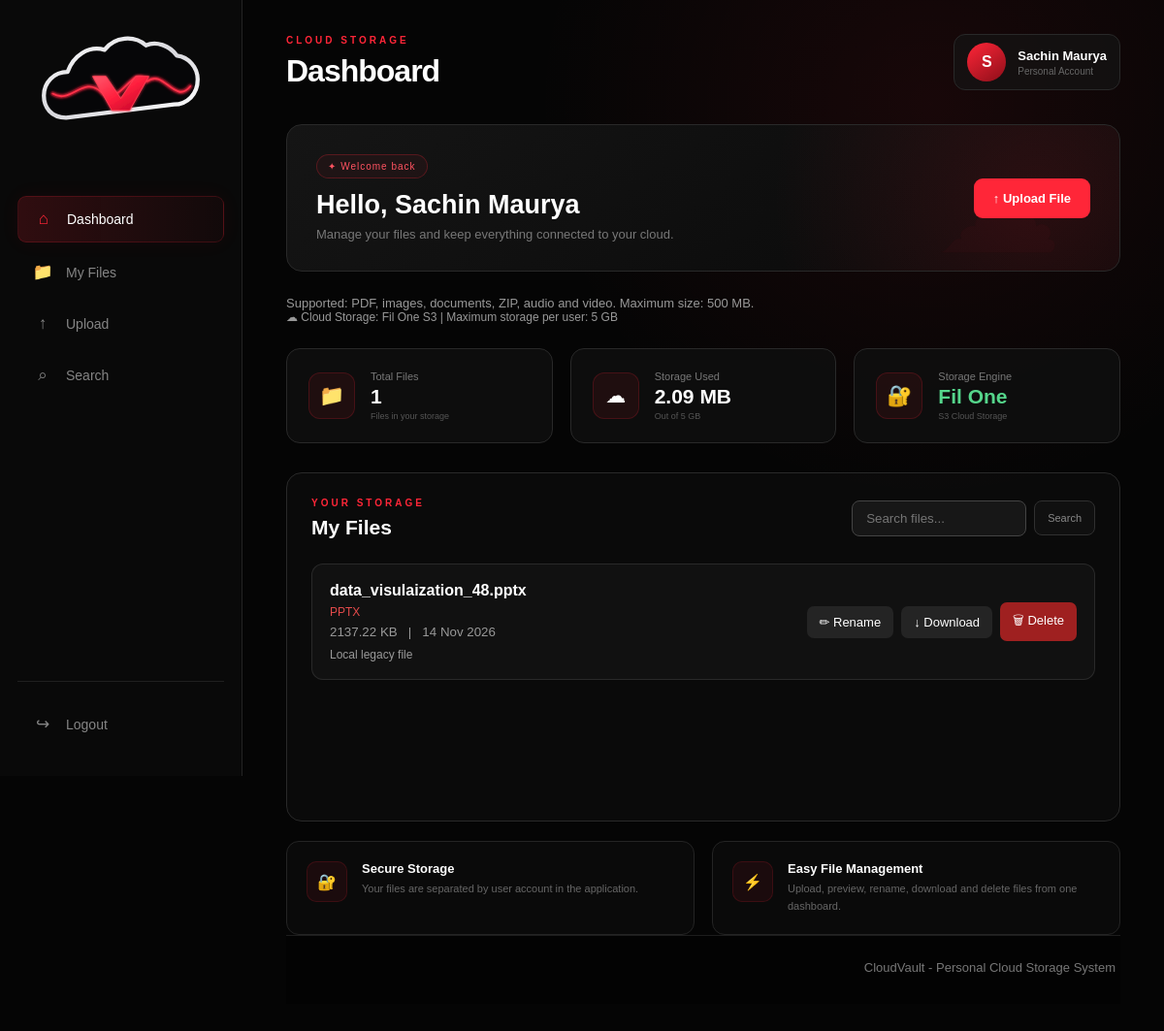
The page /dashboard (signed in) on the database its author committed.
### app.py (models this page shows)
class CloudFile(db.Model):
    id = db.Column(db.Integer, primary_key=True)
    user_id = db.Column(db.Integer, db.ForeignKey("user.id"), nullable=False)
    original_name = db.Column(db.String(255), nullable=False)
    stored_name = db.Column(db.String(255), unique=True, nullable=False)
    file_size = db.Column(db.Integer, nullable=False)
    content_type = db.Column(db.String(120))
    uploaded_at = db.Column(db.DateTime, default=datetime.utcnow)

### app.py (the view)
@app.route("/dashboard")
def dashboard():
    if "user_id" not in session:
        return redirect(url_for("login"))
    user_id = session["user_id"]
    files = CloudFile.query.filter_by(
        user_id=user_id
    ).order_by(CloudFile.uploaded_at.desc()).all()
    total_files = len(files)
    total_storage = db.session.query(
        func.coalesce(func.sum(CloudFile.file_size), 0)
    ).filter(
        CloudFile.user_id == user_id
    ).scalar()
    search_query = request.args.get("q", "").strip()
    if search_query:
        files = CloudFile.query.filter(
            CloudFile.user_id == user_id,
            CloudFile.original_name.ilike(f"%{search_query}%")
        ).order_by(CloudFile.uploaded_at.desc()).all()
    return render_template(
        "dashboard.html",
        user_name=session["user_name"],
        files=files,
        total_files=total_files,
        total_storage=total_storage,
        search_query=search_query
    )

### templates/dashboard.html (shortened to what this page needs)
<!DOCTYPE html>
<html lang="en">
<head>
    <link rel="stylesheet"
          href="{{ url_for('static', filename='css/style.css') }}">
</head>
<body class="dashboard-page">
<aside class="dashboard-sidebar">
    <div class="dashboard-logo">
        <img src="{{ url_for('static', filename='images/cloudvault-logo.svg') }}"
             alt="CloudVault Logo"
             class="dashboard-cloudvault-logo">
    </div>
    <nav class="dashboard-nav">
        <a href="{{ url_for('dashboard') }}"
           class="dashboard-nav-item active">
            <span>⌂</span> Dashboard
        </a>
        <a href="#my-files" class="dashboard-nav-item">
            <span>📁</span> My Files
        </a>
        <a href="#upload-section" class="dashboard-nav-item">
            <span>↑</span> Upload
        </a>
        <a href="#my-files" class="dashboard-nav-item">
            <span>⌕</span> Search
        </a>
    </nav>
    <div class="sidebar-bottom">
        <a href="{{ url_for('logout') }}"
           class="dashboard-nav-item logout-link">
            <span>↪</span> Logout
        </a>
    </div>
</aside>
<main class="dashboard-main">
    <header class="dashboard-header">
        <div>
            <span class="dashboard-label">CLOUD STORAGE</span>
            <h1>Dashboard</h1>
        </div>
        <div class="dashboard-user">
            <div class="user-avatar">
                {{ user_name[0]|upper }}
            </div>
            <div class="user-info">
                <strong>{{ user_name }}</strong>
                <span>Personal Account</span>
            </div>
        </div>
    </header>
    <section class="dashboard-welcome">
        <div>
            <span class="welcome-badge">✦ Welcome back</span>
            <h2>Hello, {{ user_name }}</h2>
            <p>
                Manage your files and keep everything
                connected to your cloud.
            </p>
        </div>
        <button type="button"
                class="dashboard-upload-btn"
                onclick="document.getElementById('fileInput').click()">
            ↑ Upload File
        </button>
    </section>
    <section id="upload-section" style="margin: 25px 0;">
        <p class="upload-message">
            Supported: PDF, images, documents, ZIP, audio and video.
            Maximum size: 500 MB.
        </p>
        <p class="storage-note">
            ☁ Cloud Storage: Fil One S3
            | Maximum storage per user: 5 GB
        </p>
    </section>
    <section class="dashboard-stats">
        <div class="dashboard-stat-card">
            <div class="stat-icon">📁</div>
            <div>
                <span>Total Files</span>
                <strong>{{ total_files }}</strong>
                <small>Files in your storage</small>
            </div>
        </div>
        <div class="dashboard-stat-card">
            <div class="stat-icon cloud-stat">☁</div>
            <div>
                <span>Storage Used</span>
                <strong>
                    {{ (total_storage / 1048576)|round(2) }} MB
                </strong>
                <small>Out of 5 GB</small>
            </div>
        </div>
        <div class="dashboard-stat-card">
            <div class="stat-icon secure-stat">🔐</div>
            <div>
                <span>Storage Engine</span>
                <strong class="cloud-status">Fil One</strong>
                <small>S3 Cloud Storage</small>
            </div>
        </div>
    </section>
    <section class="files-section" id="my-files">
        <div class="files-section-header">
            <div>
                <span class="dashboard-label">YOUR STORAGE</span>
                <h2>My Files</h2>
            </div>
            <div class="file-actions">
                <form action="{{ url_for('dashboard') }}"
                      method="GET">
                    <input type="search"
                           name="q"
                           class="file-search-input"
                           placeholder="Search files..."
                           value="{{ search_query }}">
                    <button type="submit" class="search-btn">
                        Search
                    </button>
                </form>
            </div>
        </div>
        {% if files %}
            <div class="file-list">
                {% for file in files %}
                    {% set ext = file.original_name.rsplit('.', 1)[-1].lower() %}
                    <div class="file-item">
                        <div class="file-details">
                            <strong>{{ file.original_name }}</strong>
                            <span class="file-type">
                                {{ ext }}
                            </span>
                            <small>
                                {{ (file.file_size / 1024)|round(2) }} KB
                                &nbsp; | &nbsp;
                                {{ file.uploaded_at.strftime('%d %b %Y') }}
                            </small>
                            <span class="file-info">
                                {% if file.stored_name.startswith('cloud/') %}
                                    ☁ Stored in Fil One
                                {% else %}
                                    Local legacy file
                                {% endif %}
                            </span>
                        </div>
                        <div class="file-buttons">
                            <button type="button"
                                    class="rename-action"
                                    onclick='renameFile({{ file.id }}, {{ file.original_name|tojson }})'>
                                ✏ Rename
                            </button>
                            <a href="{{ url_for('download_file', file_id=file.id) }}"
                               class="download-action">
                                ↓ Download
                            </a>
                            <form action="{{ url_for('delete_file', file_id=file.id) }}"
                                  method="POST"
                                  onsubmit="return confirm('Are you sure you want to delete this file?');">
                                <button type="submit"
                                        class="delete-action">
                                    🗑 Delete
                                </button>
                            </form>
                        </div>
                    </div>
                {% endfor %}
            </div>
        {% endif %}
    </section>
    <section class="dashboard-info">
        <div class="info-card">
            <div class="info-icon">🔐</div>
            <div>
                <h3>Secure Storage</h3>
                <p>
                    Your files are separated by user account
                    in the application.
                </p>
            </div>
        </div>
        <div class="info-card">
            <div class="info-icon">⚡</div>
            <div>
                <h3>Easy File Management</h3>
                <p>
                    Upload, preview, rename, download and delete
                    files from one dashboard.
                </p>
            </div>
        </div>
    </section>
    <footer class="dashboard-footer">
        <p>CloudVault - Personal Cloud Storage System</p>
    </footer>
</main>
</body>
</html>

### templates/dashboard.html (style rules this page uses)
.file-actions form { display: flex; gap: 8px; flex-wrap: wrap; }
.file-search-input { padding: 10px 14px; border: 1px solid #444; border-radius: 8px; background: #171717; color: white; width: 180px; }
.file-list { display: grid; gap: 12px; margin-top: 24px; }
.file-item { display: flex; align-items: center; justify-content: space-between; gap: 15px; flex-wrap: wrap; padding: 18px; border: 1px solid rgba(255,255,255,0.1); border-radius: 12px; background: rgba(255,255,255,0.03); }
.file-details { display: flex; flex-direction: column; gap: 6px; min-width: 0; }
.file-details strong { overflow-wrap: anywhere; }
.file-details small { color: #999; }
.file-buttons { display: flex; gap: 8px; align-items: center; flex-wrap: wrap; }
.file-buttons a, .file-buttons button { padding: 9px 13px; border-radius: 7px; text-decoration: none; cursor: pointer; border: none; font-size: 13px; display: inline-block; }
.view-action, .download-action, .rename-action { background: #242424; color: white; }
.delete-action { background: #9f2020; color: white; }
.file-type { color: #e34b4b; font-size: 12px; text-transform: uppercase; }
.upload-message { color: #999; font-size: 13px; margin-top: 10px; }
.storage-note { color: #999; font-size: 12px; }
.cloud-status { color: #55d68b; }
.file-info { color: #999; font-size: 12px; margin-top: 3px; }

### rows shown on the page
CloudFile: original_name "data_visulaization_48.pptx", ext "PPTX", (file.file_size/1024)|round(2) "2137.22", uploaded_at "14 Nov 2026", shows "Local legacy file"

### other values the page prints
{{ user_name[0]|upper }} "S"
{{ user_name }} "Sachin Maurya"
{{ total_files }} "1"
{{ (total_storage / 1048576)|round(2) }} "2.09"
